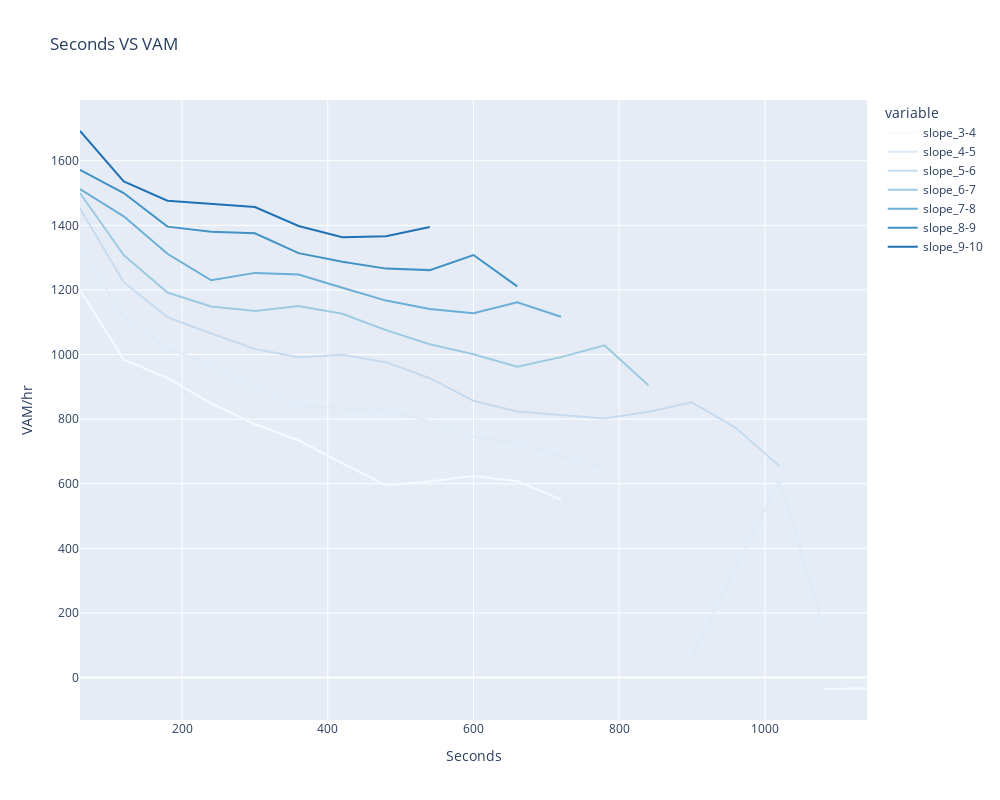
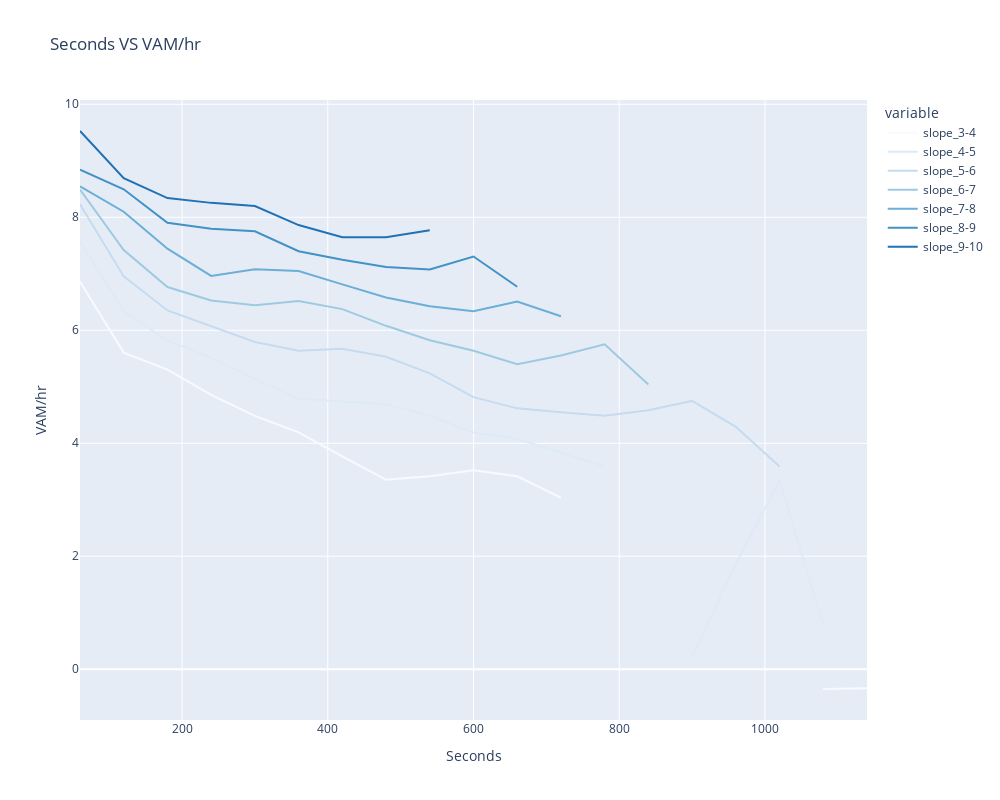

Write notebook code for charts like these, in order.
### Code cell
plot_vam(ind)

### Figure 1 — Plotly figure (JSON) as saved in the notebook; plotly's stock layout.template omitted (floating-point values rounded to 4 significant figures)
{"data": [{"hovertemplate": "variable=slope_3-4<br>interval=%{x}<br>value=%{y}<extra></extra>", "legendgroup": "slope_3-4", "line": {"color": "rgb(247,251,255)", "dash": "solid"}, "marker": {"symbol": "circle"}, "mode": "lines", "name": "slope_3-4", "orientation": "v", "showlegend": true, "x": [60.0, 120.0, 180.0, 240.0, 300.0, 360.0, 420.0, 480.0, 540.0, 600.0, 660.0, 720.0, 780.0, 840.0, 900.0, 960.0, 1020.0, 1080.0, 1140.0], "xaxis": "x", "y": [1200.0, 984.0, 928.0, 849.0, 784.8, 734.0, 663.4, 595.5, 606.7, 624.0, 608.7, 551.0, null, null, null, null, null, -35.33, -34.11], "yaxis": "y", "type": "scatter"}, {"hovertemplate": "variable=slope_4-5<br>interval=%{x}<br>value=%{y}<extra></extra>", "legendgroup": "slope_4-5", "line": {"color": "rgb(222,235,247)", "dash": "solid"}, "marker": {"symbol": "circle"}, "mode": "lines", "name": "slope_4-5", "orientation": "v", "showlegend": true, "x": [60.0, 120.0, 180.0, 240.0, 300.0, 360.0, 420.0, 480.0, 540.0, 600.0, 660.0, 720.0, 780.0, 840.0, 900.0, 960.0, 1020.0, 1080.0, 1140.0], "xaxis": "x", "y": [1332.0, 1116.0, 1020.0, 966.0, 900.0, 842.0, 833.1, 826.5, 794.7, 745.2, 725.5, 686.0, 648.0, null, 65.6, 341.2, 610.6, 159.3, null], "yaxis": "y", "type": "scatter"}, {"hovertemplate": "variable=slope_5-6<br>interval=%{x}<br>value=%{y}<extra></extra>", "legendgroup": "slope_5-6", "line": {"color": "rgb(198,219,239)", "dash": "solid"}, "marker": {"symbol": "circle"}, "mode": "lines", "name": "slope_5-6", "orientation": "v", "showlegend": true, "x": [60.0, 120.0, 180.0, 240.0, 300.0, 360.0, 420.0, 480.0, 540.0, 600.0, 660.0, 720.0, 780.0, 840.0, 900.0, 960.0, 1020.0, 1080.0, 1140.0], "xaxis": "x", "y": [1452.0, 1224.0, 1116.0, 1065.0, 1018.0, 992.0, 999.4, 976.5, 926.7, 856.8, 823.6, 812.0, 802.2, 822.9, 852.0, 773.2, 654.4, null, null], "yaxis": "y", "type": "scatter"}, {"hovertemplate": "variable=slope_6-7<br>interval=%{x}<br>value=%{y}<extra></extra>", "legendgroup": "slope_6-7", "line": {"color": "rgb(158,202,225)", "dash": "solid"}, "marker": {"symbol": "circle"}, "mode": "lines", "name": "slope_6-7", "orientation": "v", "showlegend": true, "x": [60.0, 120.0, 180.0, 240.0, 300.0, 360.0, 420.0, 480.0, 540.0, 600.0, 660.0, 720.0, 780.0, 840.0, 900.0, 960.0, 1020.0, 1080.0, 1140.0], "xaxis": "x", "y": [1500.0, 1308.0, 1192.0, 1149.0, 1135.0, 1150.0, 1126.0, 1076.0, 1032.0, 1001.0, 962.2, 992.0, 1028.0, 905.1, null, null, null, null, null], "yaxis": "y", "type": "scatter"}, {"hovertemplate": "variable=slope_7-8<br>interval=%{x}<br>value=%{y}<extra></extra>", "legendgroup": "slope_7-8", "line": {"color": "rgb(107,174,214)", "dash": "solid"}, "marker": {"symbol": "circle"}, "mode": "lines", "name": "slope_7-8", "orientation": "v", "showlegend": true, "x": [60.0, 120.0, 180.0, 240.0, 300.0, 360.0, 420.0, 480.0, 540.0, 600.0, 660.0, 720.0, 780.0, 840.0, 900.0, 960.0, 1020.0, 1080.0, 1140.0], "xaxis": "x", "y": [1512.0, 1428.0, 1312.0, 1230.0, 1253.0, 1248.0, 1207.0, 1167.0, 1141.0, 1128.0, 1162.0, 1117.0, null, null, null, null, null, null, null], "yaxis": "y", "type": "scatter"}, {"hovertemplate": "variable=slope_8-9<br>interval=%{x}<br>value=%{y}<extra></extra>", "legendgroup": "slope_8-9", "line": {"color": "rgb(66,146,198)", "dash": "solid"}, "marker": {"symbol": "circle"}, "mode": "lines", "name": "slope_8-9", "orientation": "v", "showlegend": true, "x": [60.0, 120.0, 180.0, 240.0, 300.0, 360.0, 420.0, 480.0, 540.0, 600.0, 660.0, 720.0, 780.0, 840.0, 900.0, 960.0, 1020.0, 1080.0, 1140.0], "xaxis": "x", "y": [1572.0, 1500.0, 1396.0, 1380.0, 1375.0, 1314.0, 1287.0, 1266.0, 1261.0, 1308.0, 1211.0, null, null, null, null, null, null, null, null], "yaxis": "y", "type": "scatter"}, {"hovertemplate": "variable=slope_9-10<br>interval=%{x}<br>value=%{y}<extra></extra>", "legendgroup": "slope_9-10", "line": {"color": "rgb(33,113,181)", "dash": "solid"}, "marker": {"symbol": "circle"}, "mode": "lines", "name": "slope_9-10", "orientation": "v", "showlegend": true, "x": [60.0, 120.0, 180.0, 240.0, 300.0, 360.0, 420.0, 480.0, 540.0, 600.0, 660.0, 720.0, 780.0, 840.0, 900.0, 960.0, 1020.0, 1080.0, 1140.0], "xaxis": "x", "y": [1692.0, 1536.0, 1476.0, 1467.0, 1457.0, 1398.0, 1363.0, 1366.0, 1395.0, null, null, null, null, null, null, null, null, null, null], "yaxis": "y", "type": "scatter"}], "layout": {"xaxis": {"anchor": "y", "domain": [0.0, 1.0], "title": {"text": "Seconds"}}, "yaxis": {"anchor": "x", "domain": [0.0, 1.0], "title": {"text": "VAM/hr"}}, "legend": {"title": {"text": "variable"}, "tracegroupgap": 0}, "title": {"text": "Seconds VS VAM"}, "width": 1000, "height": 800}}

### Figure 2 — Plotly figure (JSON) as saved in the notebook; plotly's stock layout.template omitted (floating-point values rounded to 4 significant figures)
{"data": [{"hovertemplate": "variable=slope_3-4<br>interval=%{x}<br>value=%{y}<extra></extra>", "legendgroup": "slope_3-4", "line": {"color": "rgb(247,251,255)", "dash": "solid"}, "marker": {"symbol": "circle"}, "mode": "lines", "name": "slope_3-4", "orientation": "v", "showlegend": true, "x": [60.0, 120.0, 180.0, 240.0, 300.0, 360.0, 420.0, 480.0, 540.0, 600.0, 660.0, 720.0, 780.0, 840.0, 900.0, 960.0, 1020.0, 1080.0, 1140.0], "xaxis": "x", "y": [6.862, 5.605, 5.303, 4.857, 4.486, 4.193, 3.767, 3.353, 3.417, 3.523, 3.416, 3.038, null, null, null, null, null, -0.3493, -0.3355], "yaxis": "y", "type": "scatter"}, {"hovertemplate": "variable=slope_4-5<br>interval=%{x}<br>value=%{y}<extra></extra>", "legendgroup": "slope_4-5", "line": {"color": "rgb(222,235,247)", "dash": "solid"}, "marker": {"symbol": "circle"}, "mode": "lines", "name": "slope_4-5", "orientation": "v", "showlegend": true, "x": [60.0, 120.0, 180.0, 240.0, 300.0, 360.0, 420.0, 480.0, 540.0, 600.0, 660.0, 720.0, 780.0, 840.0, 900.0, 960.0, 1020.0, 1080.0, 1140.0], "xaxis": "x", "y": [7.571, 6.341, 5.818, 5.517, 5.135, 4.791, 4.741, 4.69, 4.486, 4.192, 4.08, 3.836, 3.589, null, 0.2165, 1.865, 3.341, 0.7837, null], "yaxis": "y", "type": "scatter"}, {"hovertemplate": "variable=slope_5-6<br>interval=%{x}<br>value=%{y}<extra></extra>", "legendgroup": "slope_5-6", "line": {"color": "rgb(198,219,239)", "dash": "solid"}, "marker": {"symbol": "circle"}, "mode": "lines", "name": "slope_5-6", "orientation": "v", "showlegend": true, "x": [60.0, 120.0, 180.0, 240.0, 300.0, 360.0, 420.0, 480.0, 540.0, 600.0, 660.0, 720.0, 780.0, 840.0, 900.0, 960.0, 1020.0, 1080.0, 1140.0], "xaxis": "x", "y": [8.23, 6.954, 6.351, 6.069, 5.794, 5.636, 5.673, 5.53, 5.238, 4.817, 4.618, 4.549, 4.486, 4.586, 4.749, 4.291, 3.588, null, null], "yaxis": "y", "type": "scatter"}, {"hovertemplate": "variable=slope_6-7<br>interval=%{x}<br>value=%{y}<extra></extra>", "legendgroup": "slope_6-7", "line": {"color": "rgb(158,202,225)", "dash": "solid"}, "marker": {"symbol": "circle"}, "mode": "lines", "name": "slope_6-7", "orientation": "v", "showlegend": true, "x": [60.0, 120.0, 180.0, 240.0, 300.0, 360.0, 420.0, 480.0, 540.0, 600.0, 660.0, 720.0, 780.0, 840.0, 900.0, 960.0, 1020.0, 1080.0, 1140.0], "xaxis": "x", "y": [8.489, 7.42, 6.765, 6.528, 6.444, 6.517, 6.374, 6.079, 5.823, 5.637, 5.399, 5.555, 5.751, 5.041, null, null, null, null, null], "yaxis": "y", "type": "scatter"}, {"hovertemplate": "variable=slope_7-8<br>interval=%{x}<br>value=%{y}<extra></extra>", "legendgroup": "slope_7-8", "line": {"color": "rgb(107,174,214)", "dash": "solid"}, "marker": {"symbol": "circle"}, "mode": "lines", "name": "slope_7-8", "orientation": "v", "showlegend": true, "x": [60.0, 120.0, 180.0, 240.0, 300.0, 360.0, 420.0, 480.0, 540.0, 600.0, 660.0, 720.0, 780.0, 840.0, 900.0, 960.0, 1020.0, 1080.0, 1140.0], "xaxis": "x", "y": [8.545, 8.098, 7.443, 6.962, 7.081, 7.048, 6.813, 6.579, 6.427, 6.338, 6.507, 6.247, null, null, null, null, null, null, null], "yaxis": "y", "type": "scatter"}, {"hovertemplate": "variable=slope_8-9<br>interval=%{x}<br>value=%{y}<extra></extra>", "legendgroup": "slope_8-9", "line": {"color": "rgb(66,146,198)", "dash": "solid"}, "marker": {"symbol": "circle"}, "mode": "lines", "name": "slope_8-9", "orientation": "v", "showlegend": true, "x": [60.0, 120.0, 180.0, 240.0, 300.0, 360.0, 420.0, 480.0, 540.0, 600.0, 660.0, 720.0, 780.0, 840.0, 900.0, 960.0, 1020.0, 1080.0, 1140.0], "xaxis": "x", "y": [8.843, 8.496, 7.903, 7.796, 7.752, 7.399, 7.248, 7.121, 7.076, 7.306, 6.77, null, null, null, null, null, null, null, null], "yaxis": "y", "type": "scatter"}, {"hovertemplate": "variable=slope_9-10<br>interval=%{x}<br>value=%{y}<extra></extra>", "legendgroup": "slope_9-10", "line": {"color": "rgb(33,113,181)", "dash": "solid"}, "marker": {"symbol": "circle"}, "mode": "lines", "name": "slope_9-10", "orientation": "v", "showlegend": true, "x": [60.0, 120.0, 180.0, 240.0, 300.0, 360.0, 420.0, 480.0, 540.0, 600.0, 660.0, 720.0, 780.0, 840.0, 900.0, 960.0, 1020.0, 1080.0, 1140.0], "xaxis": "x", "y": [9.527, 8.692, 8.34, 8.255, 8.199, 7.862, 7.648, 7.648, 7.772, null, null, null, null, null, null, null, null, null, null], "yaxis": "y", "type": "scatter"}], "layout": {"xaxis": {"anchor": "y", "domain": [0.0, 1.0], "title": {"text": "Seconds"}}, "yaxis": {"anchor": "x", "domain": [0.0, 1.0], "title": {"text": "VAM/hr"}}, "legend": {"title": {"text": "variable"}, "tracegroupgap": 0}, "title": {"text": "Seconds VS VAM/hr"}, "width": 1000, "height": 800}}
